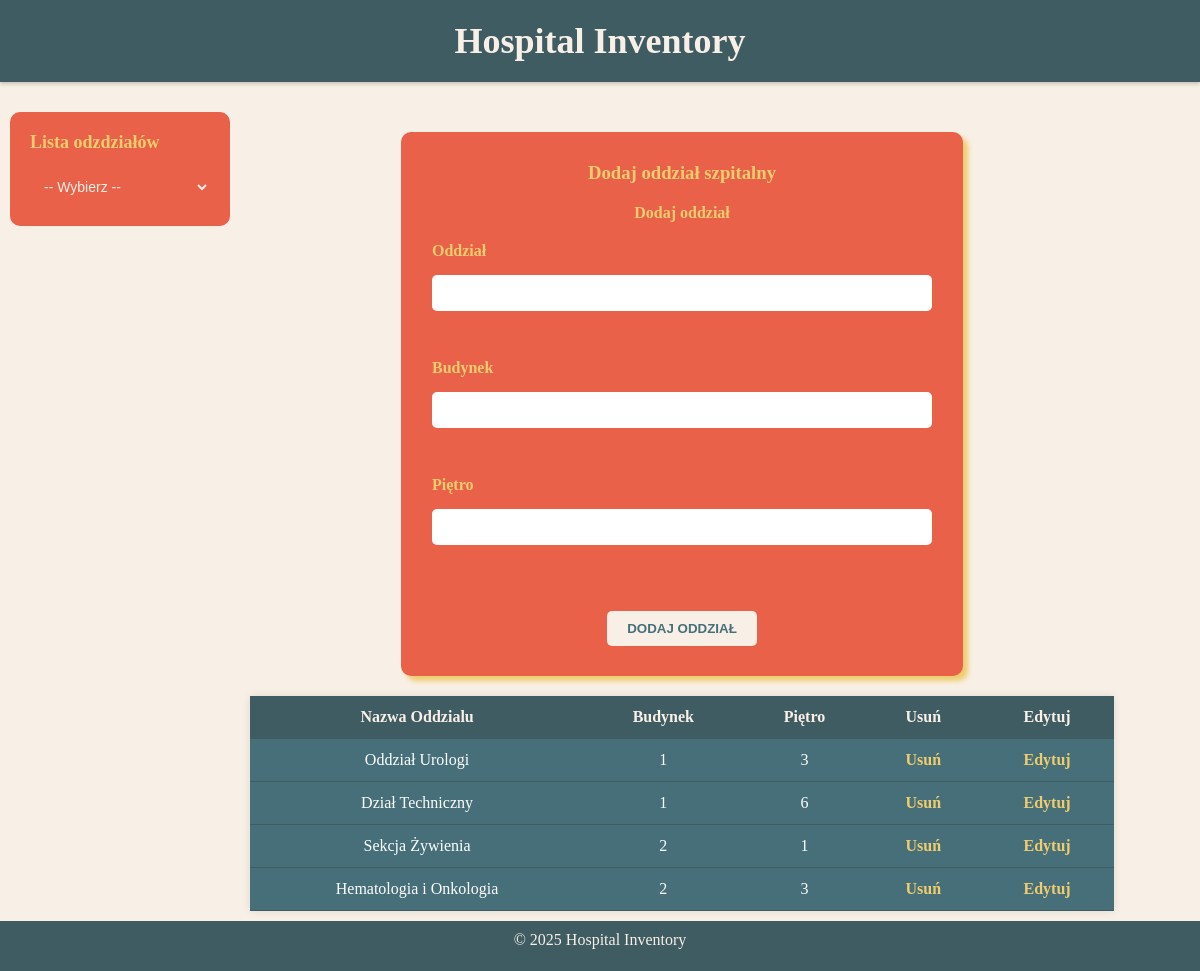
The app's page /Oddzialy/oddzial.php with its own data.
### tables this page shows
CREATE TABLE `oddzialy` (
  `id_o` int(11) NOT NULL,
  `oddzial` varchar(255) NOT NULL,
  `budynek` varchar(10) NOT NULL,
  `pietro` varchar(10) NOT NULL
);

### Oddzialy/oddzial.php (the view, shortened to what this page needs)
<!DOCTYPE html>
<html lang="en">
<head>
    <link rel="stylesheet" href="/GitHub/Szpital-projekt/css/style.css">
</head>
<body>
    <header>
        <h2>Hospital Inventory</h2>
    </header>
    <div id="panel-boczny">
    <section id="lewy">
        <p>Lista odzdziałów</p>
        <select id="oddzialDropdown">
            <option value="">-- Wybierz --</option>
        </select>
    </section>
    </div>
    <main>
        <section id="addform">
            <h3>Dodaj oddział szpitalny</h3>
            <h4>Dodaj oddział</h4>
            <form action="/GitHub/Szpital-projekt/Oddzialy/addoddzial.php" method="GET">
                <label for="oddzial">Oddział</label>
                <input type="text" name="oddzial"> <br>
                <label for="budynek">Budynek</label>
                <input type="text" name="budynek"> <br>
                <label for="pietro">Piętro</label>
                <input type="text" name="pietro"> <br><br>
                <input type="submit" value="DODAJ ODDZIAŁ">
            </form>
        </section>
        <section id="tabela">
            <?php
            $host = "localhost";
            $user = "root";
            $pw = "";
            $db = "hospital";
            try{
                $conn = mysqli_connect($host,$user,$pw,$db);
                $sql = "SELECT * FROM oddzialy";
                $wynik = mysqli_query($conn,$sql);
                $rekordy = mysqli_num_rows($wynik);
                if($rekordy > 0){
                    $rekord = mysqli_fetch_assoc($wynik);
                    echo "<table>";
                    echo "<th>Nazwa Oddzialu</th>";
                    echo "<th>Budynek</th>";
                    echo "<th>Piętro</th>";
                    echo "<th>Usuń</th>";
                    echo "<th>Edytuj</th>";
                    while($rekord != 0){
                        echo "<tr>";
                        echo "<td>".$rekord["oddzial"]."</td>";
                        echo "<td>".$rekord["budynek"]."</td>";
                        echo "<td>".$rekord["pietro"]."</td>";
                        echo "<td>" . "<a href=/GitHub/Szpital-projekt/Oddzialy/deleteoddzial.php?usun=" .$rekord['id_o']. ">Usuń</a>" . "</td>";
                        echo "<td>" . "<a href=/GitHub/Szpital-projekt/Oddzialy/edit_form_oddzial.php?edit=" .$rekord['id_o']. ">Edytuj</a>" . "</td>";
                        echo "</tr>";
                        $rekord = mysqli_fetch_assoc($wynik);
                    }
                    echo "</table>";
                }else{
                    echo "ni ma";
                }
            }catch (exception$e){
                echo "Błąd mysqli";
            }
            ?>
        </section>
    </main>
    <footer>
        &copy 2025 Hospital Inventory
    </footer>
</body>
</html>

### css/style.css (style rules this page uses)
* { box-sizing: border-box; margin: 0; padding: 0; font-family: 'Times New Roman',; }
body { font-family: Verdana; background-color: #f8efe6; }
header { width: 100%; text-align: center; padding: 20px; background-color: #3f5c63; color: #f8efe6; font-size: 24px; font-weight: bold; margin-bottom: 20px; box-shadow: 0 2px 4px rgba(0,0,0,0.2); }
#panel-boczny { float: left; width: 20%; min-width: 200px; }
#lewy { background-color: #ea614a; border-radius: 10px; color: #f8efe6; padding: 20px; margin: 10px; }
#lewy p { font-weight: bold; font-size: 18px; margin-bottom: 15px; text-align: none; color: #efcc6e; }
#lewy select { width: 100%; padding: 10px; font-size: 14px; border-radius: 5px; border: none; color: #f8efe6; background-color: #ea614a; }
main { width: 72%; margin: 10px; float: left; }
footer { width: 100%; text-align: center; height: 50px; background-color: #3f5c63; color: #f8efe6; padding: 10px; clear: both; margin-top: 20px; }
table { width: 100%; background-color: #466f79; border-collapse: collapse; float: center; margin-top: 20px; box-shadow: 0 0 8px rgba(0,0,0,0.1); }
th, td { padding: 12px 15px; text-align: center; border-bottom: 1px solid #3f5c63; }
th { background-color: #3f5c63; color: #f8efe6; }
td { background-color: #466f79; color: white; }
td a { color: #efcc6e; text-decoration: none; font-weight: bold; }
#addform { background-color: #ea614a; padding: 30px; border-radius: 10px; color: #efcc6e; margin: 20px auto; width: 65%; box-shadow: 5px 5px 5px #efcc6e; }
#addform h3, #addform h4, #editform h3, #editform h4 { text-align: center; margin-bottom: 20px; }
#addform form, #editform form { display: flex; flex-direction: column; align-items: flex-start; gap: 15px; max-width: 500px; margin: 0 auto; }
#addform label, #editform label { font-weight: bold; }
#addform input[type="text"], #editform input[type="text"] { width: 100%; padding: 10px; font-size: 14px; border-radius: 5px; border: none; color: black; }
#addform input[type="submit"], #editform input[type="submit"] { align-self: center; padding: 10px 20px; background-color: #f8efe6; color: #466f79; border-radius: 5px; border: none; cursor: pointer; font-weight: bold; transition: background-color 0.3s; }

### records on screen
oddzialy: oddzial "Oddział Urologi", budynek "1", pietro "3"
oddzialy: oddzial "Dział Techniczny", budynek "1", pietro "6"
oddzialy: oddzial "Sekcja Żywienia", budynek "2", pietro "1"
oddzialy: oddzial "Hematologia i Onkologia", budynek "2", pietro "3"
